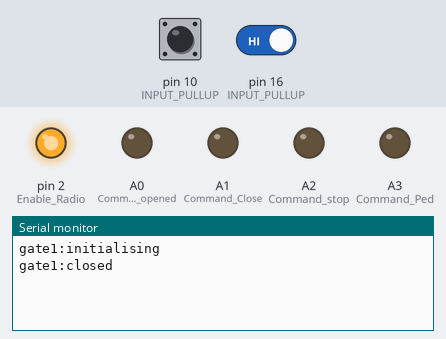
The sketch below on a simulated Arduino Leonardo, built with avr-gcc and run on an emulated ATmega32U4. Parts: output pins drawn as LEDs (lit = HIGH), the last lines printed to the serial monitor. The test bench sets the inputs (shaded band); at power-on: pin 10 (INPUT_PULLUP) LOW, pin 16 (INPUT_PULLUP) HIGH.

Above: at 1.2 s.
1.3 s: pin 10 (INPUT_PULLUP) pulled HIGH for 0.15 s
At 1.48 s:
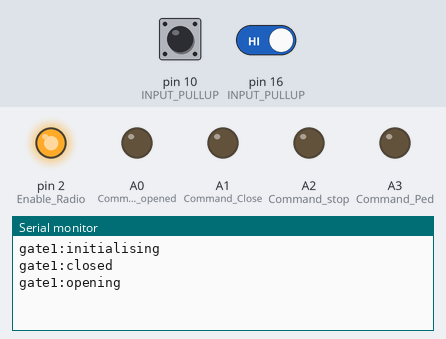
2.9 s: pin 10 (INPUT_PULLUP) driven HIGH and pin 16 (INPUT_PULLUP) driven LOW
At 3.5 s:
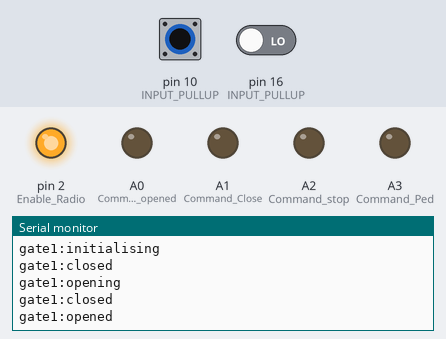
4.4 s: pin 10 (INPUT_PULLUP) driven LOW
At 5.9 s:
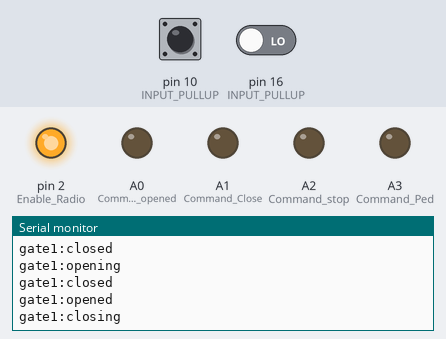

The sketch:

GateMeshProgram.ino
```cpp
unsigned long lastSentTime0 = 0;
unsigned long lastSentTime1 = 0;
unsigned long radioWatchDog = 0;
String message = "startup";
String lastMessage = message;
String prefix = "gate1:";

int lastopened = HIGH; // Initial state (pull-up resistor means unpressed is HIGH)
int lastClosed = HIGH; // Initial state (pull-up resistor means unpressed is HIGH)
int lastMsgNum = 99;
unsigned long lastChangeTime = 0; // Timestamp for the last change
unsigned long movingTime = 0; // Timestamp for the last change
bool movingArmed = false; // Timestamp for the last change
bool isStable = false; // Track if the states are stable
bool commanded = false; // Track if the states are stable

void setup() {
  // Start serial communication at 9600 baud
  Serial.begin(9600);
  Serial1.begin(9600);
  serialPrintln("initialising");

  // Set A0, A1, A2, and A3 as outputs
  pinMode(A0, OUTPUT); // Command opened
  pinMode(A1, OUTPUT); // Command Close
  pinMode(A2, OUTPUT); // Command stop
  pinMode(A3, OUTPUT); // Command Ped
  pinMode(2, OUTPUT); // Enable Radio

  // Turn off all outputs not that LOW activates the relay
  digitalWrite(A0, LOW);
  digitalWrite(A1, LOW);
  digitalWrite(A2, LOW);
  digitalWrite(A3, LOW);
  digitalWrite(2, HIGH);

  // Set pins 10 and 16 as inputs with internal pull-up resistors
  pinMode(16, INPUT); //INPUT_PULLUP); // closed=5v - pasivly reading the Gate micro controller using its pullups.
  pinMode(10, INPUT); //INPUT_PULLUP); // opened=5V - pasivly reading the Gate micro controller using its pullups.
  //pinMode(16, INPUT_PULLUP); // closed=5v - pasivly reading the Gate micro controller using its pullups.
  //pinMode(10, INPUT_PULLUP); // opened=5V - pasivly reading the Gate micro controller using its pullups.
}

// A3 the movment relay should be wired NC (closed). As this program is relaying the limit switches to the gate controller
// if the arduino fails or loses power the movement relay needs to close when its not powered to prevent the gate from
// limitSwitch at all.
// The A3 movement relay under normal operation should be powered at all times (openeding the contacts) and pulsed for 0.5 seconds
// whenever the limit switches are reached. The gate controller

void loop() {
  // Check if data is available to read
  if (Serial1.available() > 0) {
    String command = Serial1.readStringUntil('\n'); // Read the command until a newline

    // reset the watchdog count
    radioWatchDog = millis();

    // Check for commands and pulse the corresponding pin
    if (containsSubstring(command, "gate1:cmd open")) {
      pulsePin(A0, true);
      Serial.println("gate1:cmd open");
      lastMessage = "opening";
      serialPrintln(lastMessage);
      commanded = true;
    } else if (containsSubstring(command, "gate1:cmd close")) {
      pulsePin(A1, true);
      Serial.println("gate1:cmd close");
      lastMessage = "closing";
      serialPrintln(lastMessage);
      commanded = true;
    } else if (containsSubstring(command, "gate1:cmd stop")) {
      pulsePin(A2, true);
      Serial.println("gate1:cmd stop");
      lastMessage = "stopped";
      serialPrintln(lastMessage);
      commanded = true;
    } else if (containsSubstring(command, "gate1:cmd ped")) {
      pulsePin(A3, true);
      Serial.println("gate1:cmd ped");
      lastMessage = "pedestrian";
      serialPrintln(lastMessage);
      commanded = true;
    } else if (containsSubstring(command, "gate1:ack")) {
      // re-send last message
      Serial.println("gate1:ack");
      serialPrintln(lastMessage);
      commanded = true;
    } else {
      if (containsSubstring(command, "gate1:")){
        Serial.print("cmd unknown:");
        Serial.println(command);
      }
    }
  }

  // Monitor the pins
  int opened = digitalRead(16); // Read the open state
  int closed = digitalRead(10); // Read the closed state

  // Check if the states have changed
  if (opened != lastopened || closed != lastClosed) {
    lastChangeTime = millis(); // Reset the change timestamp
    isStable = false; // Set unstable state
  } else if (millis() - lastChangeTime >= 50) { // Check if stable for 1 second
    isStable = true; // States are stable
  }

  // Act based on last stable state if stable
  if (isStable) {
    //if (limitSwitch == LOW && confirmedopened == LOW) {
    if (opened == LOW && closed == HIGH) {
      if (lastMsgNum != 1){
        // updaet the mesh network
        lastMessage = "opened";
        serialPrintln(lastMessage);
        lastMsgNum = 1;
        commanded = false;
      }
    //} else if (limitSwitch == LOW  && confirmedopened == HIGH) {
    } else if (opened == HIGH  && closed == LOW) {
      if (lastMsgNum != 2){
        // updaet the mesh network
        lastMessage = "closed";
        serialPrintln(lastMessage);
        lastMsgNum = 2;
        commanded = false;
      }
    } else {
      if (lastMsgNum != 3){

        // only send update message to mesh if movment was not commanded by mesh
        // this way if remote is used we see that its moving. When commands are issued from mesh direction is known
        if (commanded == false){
          if (lastMessage == "opened"){
            lastMessage = "closing";
          } else if (lastMessage == "closed"){
            lastMessage = "opening";
          } else {
            lastMessage = "moving";
          }
          serialPrintln(lastMessage);
        }
        lastMsgNum = 3;
      }
    }
  }

  // Update the last states
  lastopened = opened;
  lastClosed = closed;

  // Repeat the last message to Debug every 10 seconds
  if (millis() - lastSentTime0 >= 120000) { // 120000 ms = 2 minutes
    if (lastMessage != "") {
      message = prefix + lastMessage;
      Serial.println(message);
    }
    lastSentTime0 = millis();
  }

  //*** Deprecated ack form mesh will be preiodically sent and can be sent on command to get current status. radio should only send status on demand now
  //
  // Repeat the last message to UART every 5 minutes
  //if (millis() - lastSentTime1 >= 300000) { // 300000 ms = 5 minutes
  //  if (lastMessage != "") {
  //    message = prefix + lastMessage;
  //    Serial1.println(message);
  //  }
  //  lastSentTime1 = millis();
  //}

  // Restart the Radio if no messages or acks recieved from the mesh in over 4 hours
  // Meshtastic does sometimes die in the ass, so this is needed to make it relaiable
  if (millis() - radioWatchDog >= 14400000) { // 3600000 ms = 1 hour, 7200000 ms = 2 hours, 14400000 = 4 hours
    pulsePin(2, false);
    Serial.println("RESETING MESHTASTIC RADIO AS NO COMMS FROM MESH RECIEVED IN ALLOCATED TIME!!");
    // reset the count
    radioWatchDog = millis();
  }
}

// Function to pulse the specified pin for 1 second
void pulsePin(int pin, bool onPulse) {
  // Note that with the relay board a LOW on the output will activate the relay. hence why this onPulse seems backwards
  digitalWrite(pin, onPulse); // Turn the pin on
  delay(1000);             // Wait for 0.5 second
  digitalWrite(pin, !onPulse);  // Turn the pin off
}

//Function to print out to serial
void serialPrintln(String message){
  message = prefix + message;
  Serial.println(message);
  Serial1.println(message);
}

bool containsSubstring(String str, String substring) {
  return str.indexOf(substring) != -1; // Returns true if substring is found
}
```

Measured:
- after the input at 1.3 s, the serial monitor: prints a new line after 0.05 s (image 1)
- after the input at 2.9 s, the serial monitor: prints a new line after 0.05 s (image 2)
- after the input at 4.4 s, the serial monitor: prints a new line after 0.05 s (image 3)
